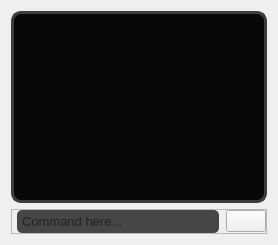
           <widget class="QWidget" name="page_3">
            <layout class="QVBoxLayout" name="verticalLayout_9">
             <item>
              <widget class="QTextBrowser" name="console_terminal">
               <property name="styleSheet">
                <string notr="true">#console_terminal{
background-color: rgb(8, 8, 8);
border:3px solid;
border-radius:10%;
border-color:rgb(61, 61, 61)
}

QScrollBar:vertical {
	
	background-color:transparent;
	background:transparent;
	border-radius:5%;
	width:10%
}

QScrollBar::handle:vertical {
    
	background-color: qlineargradient(spread:pad, x1:0.393, y1:0, x2:0.453, y2:1, stop:0 rgba(29, 40, 200, 255), stop:1 rgba(57, 57, 57, 255));
	border-radius:5%;
	
}

</string>
               </property>
              </widget>
             </item>
             <item>
              <widget class="QFrame" name="frame_9">
               <property name="frameShape">
                <enum>QFrame::StyledPanel</enum>
               </property>
               <property name="frameShadow">
                <enum>QFrame::Raised</enum>
               </property>
               <layout class="QHBoxLayout" name="horizontalLayout_6">
                <property name="spacing">
                 <number>7</number>
                </property>
                <property name="leftMargin">
                 <number>5</number>
                </property>
                <property name="topMargin">
                 <number>0</number>
                </property>
                <property name="rightMargin">
                 <number>0</number>
                </property>
                <property name="bottomMargin">
                 <number>0</number>
                </property>
                <item>
                 <widget class="QLineEdit" name="lineEdit">
                  <property name="sizeIncrement">
                   <size>
                    <width>0</width>
                    <height>0</height>
                   </size>
                  </property>
                  <property name="font">
                   <font>
                    <pointsize>10</pointsize>
                    <underline>false</underline>
                   </font>
                  </property>
                  <property name="styleSheet">
                   <string notr="true">background-color: rgb(70, 70, 70);
border-radius:5%;
padding:3px</string>
                  </property>
                  <property name="inputMask">
                   <string/>
                  </property>
                  <property name="text">
                   <string/>
                  </property>
                  <property name="maxLength">
                   <number>32767</number>
                  </property>
                  <property name="cursorPosition">
                   <number>0</number>
                  </property>
                  <property name="dragEnabled">
                   <bool>false</bool>
                  </property>
                  <property name="placeholderText">
                   <string>Command here...</string>
                  </property>
                  <property name="cursorMoveStyle">
                   <enum>Qt::LogicalMoveStyle</enum>
                  </property>
                  <property name="clearButtonEnabled">
                   <bool>false</bool>
                  </property>
                 </widget>
                </item>
                <item>
                 <widget class="QPushButton" name="pushButton">
                  <property name="font">
                   <font>
                    <stylestrategy>PreferDefault</stylestrategy>
                   </font>
                  </property>
                  <property name="styleSheet">
                   <string notr="true">.QPushButton:checked{
	
	background-color: rgb(61, 61, 61);
}
.QPushButton:hover{
	background-color: rgb(61, 61, 61);
	
	
}</string>
                  </property>
                  <property name="text">
                   <string/>
                  </property>
                  <property name="icon">
                   <iconset resource="resource.qrc">
                    <normaloff>:/icons/icons/send.svg</normaloff>:/icons/icons/send.svg</iconset>
                  </property>
                  <property name="iconSize">
                   <size>
                    <width>24</width>
                    <height>24</height>
                   </size>
                  </property>
                  <property name="shortcut">
                   <string>Return</string>
                  </property>
                  <property name="checkable">
                   <bool>false</bool>
                  </property>
                  <property name="checked">
                   <bool>false</bool>
                  </property>
                 </widget>
                </item>
               </layout>
              </widget>
             </item>
            </layout>
           </widget>
